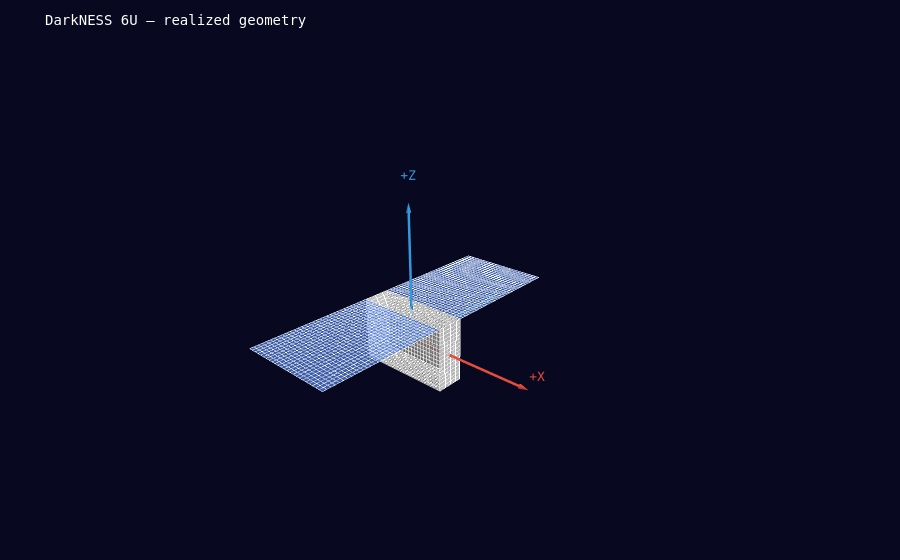

The notebook cell this image was saved under:
### Code cell
# -- 3D scene --------------------------------------------------------------
scene(realized, title='DarkNESS 6U — realized geometry').show()
